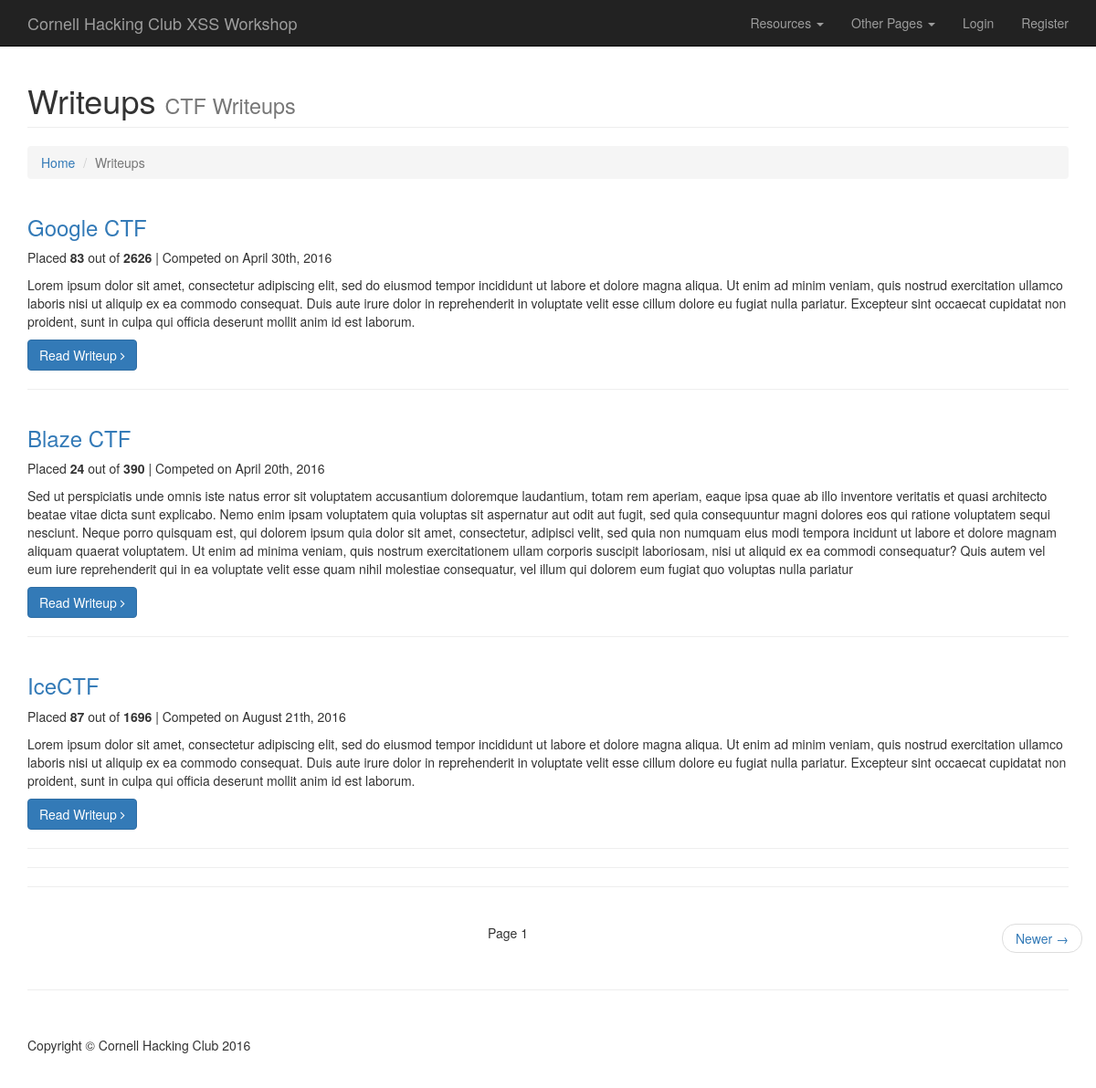
The page /writeups/ on the database its author committed.
### writeups/models.py (models this page shows, shortened)
class Writeups(models.Model):
    name_of_CTF = models.CharField(max_length=125)
    url_of_CTF = models.URLField()
    date_competed = models.CharField(max_length=125)
    place = models.IntegerField()
    out_of = models.IntegerField()
    description = models.TextField()
    writeup = models.TextField()
    updated = models.DateTimeField(auto_now=True, auto_now_add=False)
    timestamp = models.DateTimeField(auto_now=False, auto_now_add=True)

### writeups/views.py (the view)
def writeups_home(request):
    queryset = Writeups.objects.all()
    page = request.GET.get("page")
    if not page:
        page = "1"
    error = None
    if page and page != "1":
        error = True
        queryset = None
        page = page
    context = {
        "ctfs": queryset,
        "next" : 2,
        "error" : error,
        "page" : page
    }
    response = render(request, "writeups-main.html", context)
    response['X-XSS-Protection'] = 0
    return response

### templates/writeups-main.html (shortened to what this page needs)
<!DOCTYPE html>
<html lang="en">
<head>
    <link href="../static/css/bootstrap.min.css" rel="stylesheet">
    <link href="../static/css/modern-business.css" rel="stylesheet">
    <link href="../static/font-awesome/css/font-awesome.min.css" rel="stylesheet" type="text/css">
</head>
<body>
{% include "header.html" %}
<div class="container">
    <div class="row">
        <div class="col-lg-12">
            <h1 class="page-header">Writeups
                <small>CTF Writeups</small>
            </h1>
            <ol class="breadcrumb">
                <li><a href="../">Home</a>
                </li>
                <li class="active">Writeups</li>
            </ol>
        </div>
    </div>
    {% for ctf in ctfs %}
        <div class="row">
            <div class="col-md-12">
                <h3>
                    <a href="{{ ctf.url_of_CTF }}">{{ ctf.name_of_CTF }}</a>
                </h3>
                <p>Placed <b>{{ ctf.place }}</b> out of <b>{{ ctf.out_of }}</b> | Competed on {{ ctf.date_competed }}
                </p>
                <p>{{ ctf.description }}</p>
                <a class="btn btn-primary" href="{% url "writeup" id=ctf.id %}">Read Writeup <i
                        class="fa fa-angle-right"></i></a>
            </div>
        </div>
        <hr>
    {% endfor %}
    <hr>
    <hr>
    <div class="row">
        <ul class="pager">
            <li>Page {{ page | safe }}</li>
            <li class="next"><a href="?page={{ next }}">Newer &rarr;</a></li>
        </ul>
    </div>
    <hr>
    <footer>
        <div class="row">
            <div class="col-lg-12">
                <p>Copyright &copy; Cornell Hacking Club 2016</p>
            </div>
        </div>
    </footer>
</div>
</body>
</html>

### static/css/modern-business.css (style rules this page uses)
html, body { height: 100%; }
body { padding-top: 50px; }
footer { margin: 50px 0; }

### rows shown on the page
Writeups: name_of_CTF "Google CTF", place "83", out_of "2626", date_competed "April 30th, 2016", description "Lorem ipsum dolor sit amet, consectetur adipiscing elit, sed do eiusmod tempor incididunt ut labore et dolore magna aliqua. Ut enim ad minim veniam, quis nostrud exercitation ullamco laboris nisi ut aliquip ex ea commodo consequat. Duis aute irure dolor in reprehenderit in voluptate velit esse cillum dolore eu fugiat nulla pariatur. Excepteur sint occaecat cupidatat non proident, sunt in culpa qui officia deserunt mollit anim id est laborum."
Writeups: name_of_CTF "Blaze CTF", place "24", out_of "390", date_competed "April 20th, 2016", description "Sed ut perspiciatis unde omnis iste natus error sit voluptatem accusantium doloremque laudantium, totam rem aperiam, eaque ipsa quae ab illo inventore veritatis et quasi architecto beatae vitae dicta sunt explicabo. Nemo enim ipsam voluptatem quia voluptas sit aspernatur aut odit aut fugit, sed quia consequuntur magni dolores eos qui ratione voluptatem sequi nesciunt. Neque porro quisquam est, qui dolorem ipsum quia dolor sit amet, consectetur, adipisci velit, sed quia non numquam eius modi tempora incidunt ut labore et dolore magnam aliquam quaerat voluptatem. Ut enim ad minima veniam, quis nostrum exercitationem ullam corporis suscipit laboriosam, nisi ut aliquid ex ea commodi…"
Writeups: name_of_CTF "IceCTF", place "87", out_of "1696", date_competed "August 21th, 2016", description "Lorem ipsum dolor sit amet, consectetur adipiscing elit, sed do eiusmod tempor incididunt ut labore et dolore magna aliqua. Ut enim ad minim veniam, quis nostrud exercitation ullamco laboris nisi ut aliquip ex ea commodo consequat. Duis aute irure dolor in reprehenderit in voluptate velit esse cillum dolore eu fugiat nulla pariatur. Excepteur sint occaecat cupidatat non proident, sunt in culpa qui officia deserunt mollit anim id est laborum."

### other values the page prints
{{ page | safe }} "1"
